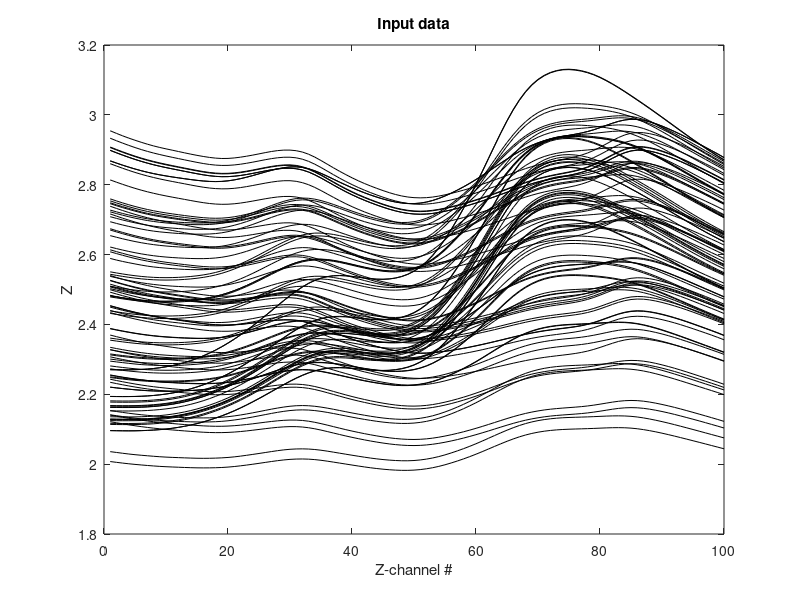
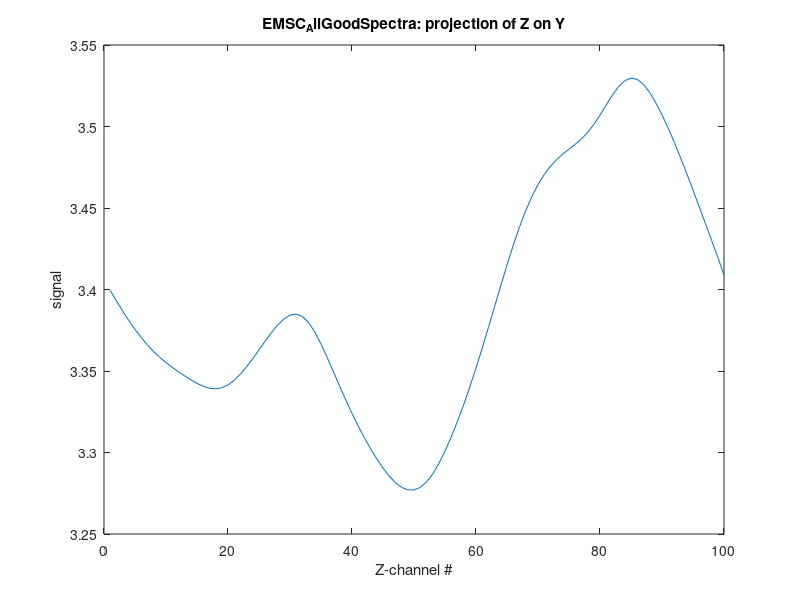
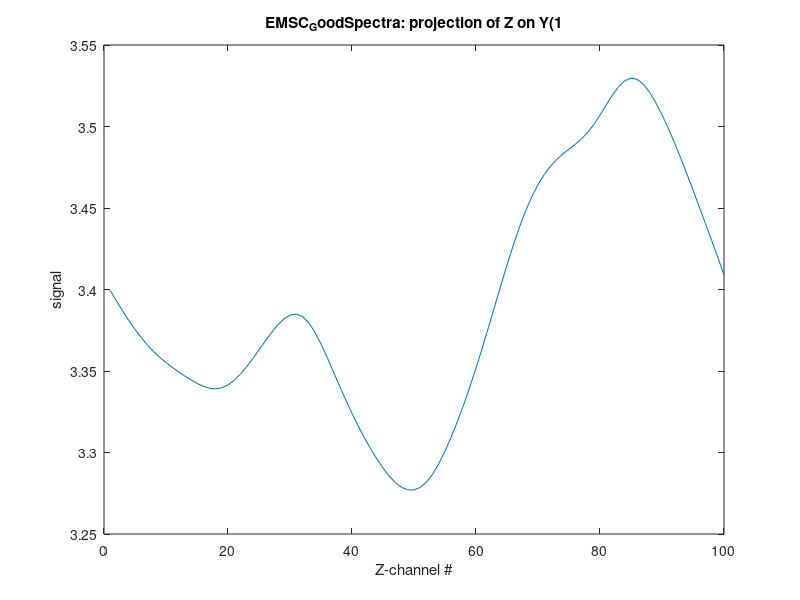
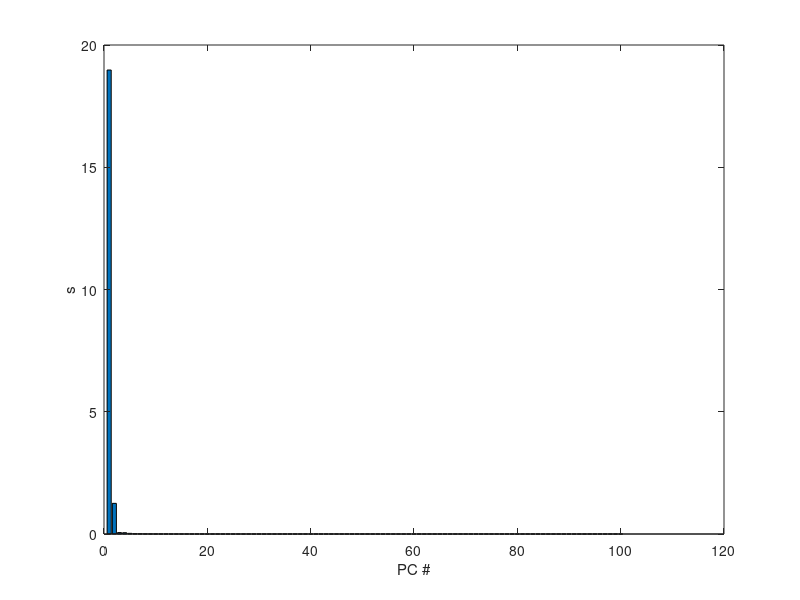

These charts were generated, in order, by the following MATLAB code:
% File EMSCMakeGoodBadSpectra.m
% Purpose: Generate weights
% Made by H. Martens , (c) Consensus Analysis AS 2003
%
% reads EMSC_Z.mat and EMSC_Y.mat
% saves EMSC_AllGoodSpectra.mat
%   EMSC_GoodSpectra.mat 
%   EMSC_BadSpectra.mat
%.....................................................
clear all,close all

load EMSC_Z
[nObj,nZVar]=size(Matrix);

Z=Matrix;, ZLabels=VarLabels;
figure, plot(Z','k'), hold on
xlabel('Z-channel #'),ylabel('Z'), Titl=['Input data'];title(Titl)

if 1
 load EMSC_Y
[nObj,nYVar]=size(Matrix);

Y=Matrix;, YLabels=VarLabels;   
    
% GoodSpectra:
% model: Z=Y*K' + E

% All constituents read in EMSC_Y.mat:
Kt=pinv(Y)*Z;
K=Kt';
Matrix=Kt;
ObjLabels=YLabels ;VarLabels=ZLabels;
save EMSC_AllGoodSpectra Matrix ObjLabels VarLabels
figure,plot(Matrix'),xlabel('Z-channel #'), ylabel('signal'),
title('EMSC_AllGoodSpectra: projection of Z on Y')

% Only one of the constituents read in EMSC_Y.mat:

if nYVar>1
    YLabels
    jY=input(['Which of these variables do you want to use as Y?'])
else
    jY=1;
end 
Yj=Y(:,jY);
YjLabels=YLabels(jY,:);
Kt=pinv(Yj)*Z;
K=Kt';
Matrix=Kt;
ObjLabels=YjLabels ;VarLabels=ZLabels;
save EMSC_GoodSpectra Matrix ObjLabels VarLabels
figure,plot(Matrix'),xlabel('Z-channel #'), ylabel('signal'),
title(['EMSC_GoodSpectra: projection of Z on Y(',num2str(jY)])

% BadSpectra:
Y1=[ones(nObj,1) Y (Y-ones(nObj,1)*mean(Y)).^2];
% Model: Z=Y1*K' + E
K1=pinv(Y1)*Z;
E=Z-Y1*K1;
if nObj>=nZVar
    [U,S,V]=svd(E,0);
else
    [V,S,U]=svd(E',0);
end % if
s=diag(S)';
AM=length(s);
AM1=min(AM,7);
FirstSingVals=s(1:AM1)
figure,bar(s),xlabel('PC #'),ylabel('s')
figure
a=1; 
subplot(221),plot(V(:,a)*s(a)),xlabel('Z-variable #')
subplot(222),plot(U(:,a)*s(a)),xlabel('Z-object #')
a=2; 
subplot(223),plot(V(:,a)*s(a)),xlabel('Z-variable #')
subplot(224),plot(U(:,a)*s(a)),xlabel('Z-object #')

AUse=input('How many PCs should be defined as bad spectra?')

Matrix=V(:,1:AUse)*S(1:AUse,1:AUse);

Matrix=Matrix';

Labels=[];
for a=1:AUse
    Labels=[Labels;['PC',num2str(a)]];
end % for a
ObjLabels =char(Labels);
VarLabels=ZLabels;
save EMSC_BadSpectra Matrix ObjLabels VarLabels
figure,plot(Matrix'),xlabel('Z-channel #'), ylabel('signal'),
title(['EMSC_BadSpectra: residuals after projection of Z on 1,Y and Y^2'])

    
    
else
   % Old code: 

E=Z-ones(nObj,1)*mean(Z);
figure, plot(E','k'), hold on
xlabel('Z-channel #'),ylabel('Z, mean-centred'), Titl=['Mean-centred data'];title(Titl)

if nObj>=nZVar
    [U,S,V]=svd(E,0);
else
    [V,S,U]=svd(E',0);
end% if nObj
 
P=V*S;T=U*S;
s=diag(S)';
A=length(s);
s=s(1:min(A,10));
 
figure
bar(s)
xlabel('PC #')
ylabel('svd value')
 
figure
AMax=4;
for a=1:AMax
    subplot(4,2,2*(a-1)+1),plot(P(:,1:AMax),':'), hold on, plot(P(:,a),'r'), plot(P(:,a),'r*'),ylabel(['P, PC #',num2str(a)])
    if a==1,title('Loadings'),end
    if a==AMax,xlabel('Z-channel #'),end

    axis tight
    v=axis; plot([v(1),v(2)],[0,0],'k')
    subplot(4,2,2*a),plot(T(:,1:AMax),':'), hold on, plot(T(:,a),'r'), plot(T(:,a),'r*'),ylabel(['T, PC #',num2str(a)])
    if a==1,title('Scores'),end
    if a==AMax,xlabel('Sample #'),end
    v=axis; plot([v(1),v(2)],[0,0],'k')

end % for a


aGood=input('Give PC # for good spectrum '),GoodSpectrum=P(:,aGood);
aBad=input('Give PC # for bad spectrum '),BadSpectrum=P(:,aBad);
title('Green=good, Red=bad spectrum')
xlabel('Z-channel #')
ylabel('spectral value')

figure
plot(GoodSpectrum,'g*'),hold on, plot(GoodSpectrum,'g')
plot(BadSpectrum,'r*'),hold on, plot(BadSpectrum,'r')
OK=input(['Should this be saved as Good and bad spectra? 1=OK '])
if OK==1
   
    OutFileName='EMSC_GoodSpectra';    ObjLabels=['Good,a=',num2str(aGood)];
    txt='Matrix=GoodSpectrum;';,disp(txt),eval(txt),Matrix=Matrix';
    txt=['save ', OutFileName,' Matrix ObjLabels VarLabels'];disp(txt)
    eval(txt)
        
    OutFileName='EMSC_BadSpectra';    ObjLabels=['Bad,a=',num2str(aBad)];
    txt='Matrix=BadSpectrum;';disp(txt),eval(txt),Matrix=Matrix';
    txt=['save ', OutFileName,' Matrix ObjLabels VarLabels'];disp(txt)
    eval(txt)
end %if 
end % if 0
